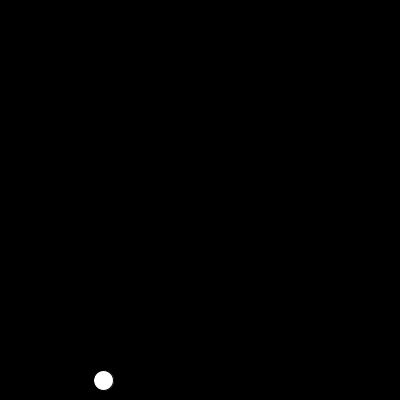
Frame 1 (no input)
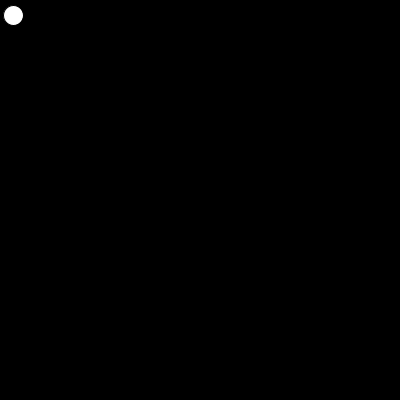
Frame 60 (the mouse pressed at the canvas centre just before this capture)
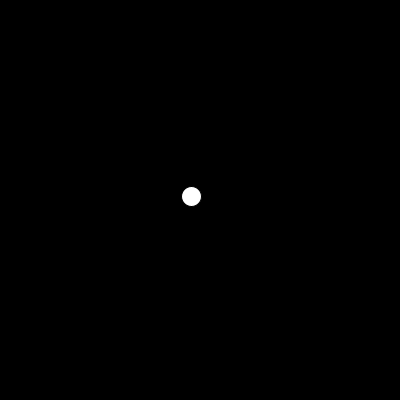
Frame 120 (the mouse held since frame 60 and released just before this capture)

The Processing sketch that drew these frames (run headless with seeded random() and noise(); from frame 60 on, the mouse is pressed at the canvas centre):

// Processing sketch: chaseCirc
// ── chaseCirc.pde
import java.util.Vector;
Circ cc;

Vector<Circ> circles;

int addFrameCount=60*5;
int addFrameCounter;
void setup()
{
  size(400, 400);
  cc= new Circ();

  circles= new Vector<Circ>();
  circles.add(cc);

  mouseLoc = new PVector(mouseX, mouseY);
}


int pcount;
PVector mouseLoc;
void draw()
{
  background(0);

  mouseLoc.x=mouseX;
  mouseLoc.y=mouseY;


  boolean test=true;
  int totalcount=0;
  for (int i=0; i<circles.size(); i++)
  {
    Circ c = circles.get(i); 
    c.run();
    c.setAcc(PVector.sub(mouseLoc, c.loc).normalize().mult( random(.6,1.02) ) );

    test=test && !c.touching;
    totalcount+=c.ccount;
  }
  
  if(test)
  {
   pcount++; 
  }
  




  if (frameCount - addFrameCounter > addFrameCount)
  {
    addFrameCounter= frameCount; 
    circles.add( new Circ());
  }

  println("pcount: " + pcount + " totalcount: " +totalcount + " number: " + circles.size());
}

class Circ
{
  PVector loc, vel, acc;
  int r=20;

  color c;
  int ccount;
  boolean touching;
  
  float velLimit;
  Circ()
  {
    switch(int(random(4)))
    {
      case 0:
      break;
      case 1:
      break;
      case 2:
      break;
      case 3:
      break;
    }
    loc = new PVector(random(width), random(height));
    vel = new PVector();
    acc = new PVector();

    c = color(255, 255, 255);
    
    velLimit= random(6,10);
  }

  void run()
  {
    update();
    render();
  }


  void setAcc(PVector p)
  {
    acc.x=p.x;
    acc.y=p.y;
  }
  void update()
  {
    if(loc.x<r/2)
    {
     loc.x=r/2;
     vel.x*=-1;     
    }
    if(loc.y<r/2)
    {
     loc.y=r/2;
     vel.y*=-1;     
    }
    if(loc.x>width-r/2)
    {
     loc.x=width-r/2;
     vel.x*=-1;     
    }
    if(loc.y>height-r/2)
    {
     loc.y=height-r/2;
     vel.y*=-1;     
    }

    if (PVector.dist(mouseLoc, this.loc)< this.r)
    {
      touching=true;
      ccount++;
    } else
    {
      touching=false;
    }

    vel.add(acc);
    vel.limit(velLimit);
    vel.mult(.99);
    loc.add(vel);
  }

  void render()
  {
    fill(c);
    ellipse(loc.x, loc.y, r, r);
  }
}
